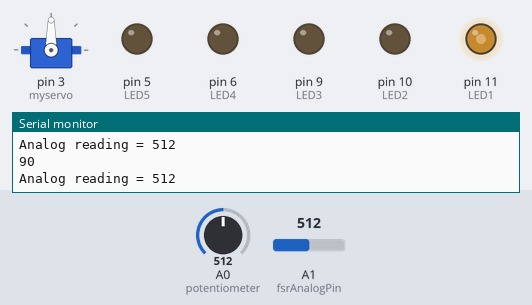
The sketch below on a simulated Arduino Uno, built with avr-gcc and run on an emulated ATmega328P. On the bench: servo, output pins drawn as LEDs (lit = HIGH), the last lines printed to the serial monitor. The test bench sets the inputs (shaded band); at power-on: A0 (potentiometer) = 512, A1 (fsrAnalogPin) = 512.

Above: at 1.2 s.
1.3 s: A0 (potentiometer) set to 62
At 1.7 s:
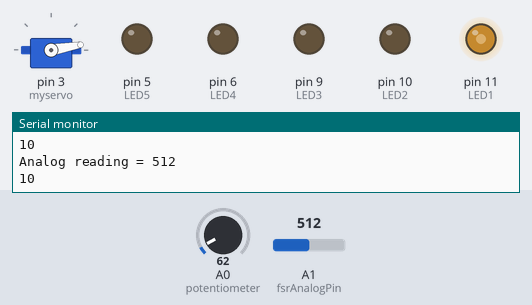
2.8 s: A0 (potentiometer) set to 51
At 3.3 s:
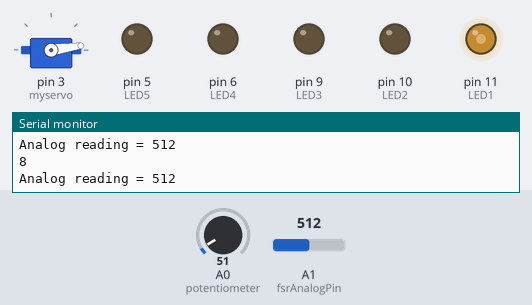
4.3 s: A1 (fsrAnalogPin) set to 104
At 4.8 s:
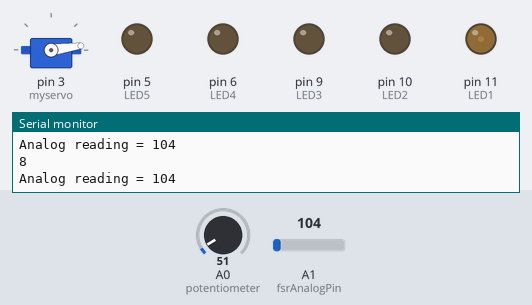
5.8 s: A1 (fsrAnalogPin) set to 90
At 6.2 s:
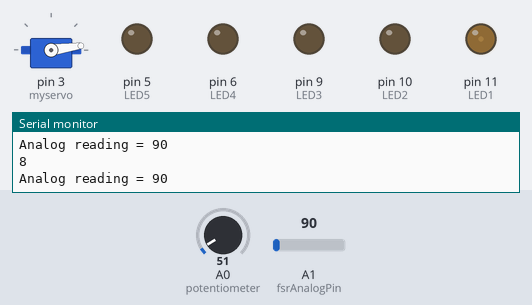
7.3 s: A0 (potentiometer) set to 122
At 8.5 s:
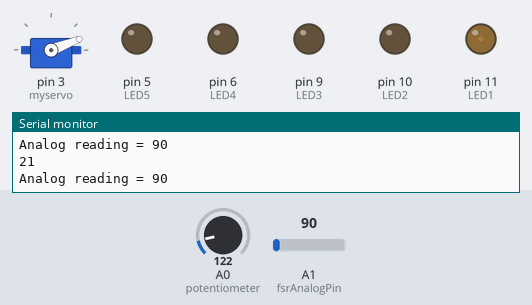
8.8 s: A1 (fsrAnalogPin) set to 11
At 9.9 s:
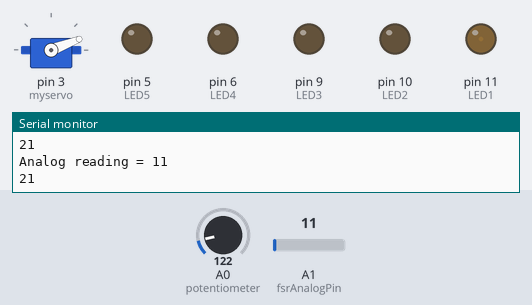
10.3 s: A1 (fsrAnalogPin) set to 8
Timing chart, 0 to 13.3 s (numbered marks = the images above; inputs shaded):
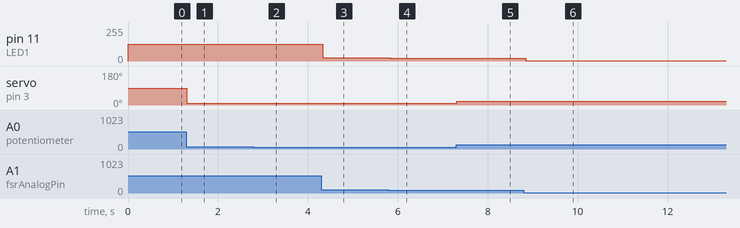

The sketch:

MidtermFlashlight-A.ino
```cpp
 #include <Servo.h>

int val;

int fsrAnalogPin = A1;
int fsrReading;
int LEDdim;

int LED1 = 11;
int LED2 = 10;
int LED3 = 9;
int LED4 = 6;
int LED5 = 5;

int LED;
int randomled;

Servo myservo;

void setup(){

  Serial.begin(9600);
  myservo.attach(3);
   pinMode(LED1, OUTPUT);
   pinMode(LED2, OUTPUT);
   pinMode(LED3, OUTPUT);
   pinMode(LED4, OUTPUT);
   pinMode(LED5, OUTPUT);

}

void loop(){

  fsrReading = analogRead(fsrAnalogPin);
  Serial.print("Analog reading = ");
  Serial.println(fsrReading);

///DIMNESS

 LEDdim = map(fsrReading, 0, 1023, 0, 255);
 analogWrite(LED1, LEDdim);

//LEDdim = map(fsrReading, 0, 1023, 0, 255);
 //analogWrite(LED2, LEDdim);

//  LEDdim = map(fsrReading, 0, 1023, 0, 255);
// analogWrite(LED3, LEDdim);
//
//  LEDdim = map(fsrReading, 0, 1023, 0, 255);
// analogWrite(LED4, LEDdim);
//
 // LEDdim = map(fsrReading, 0, 1023, 0, 255);
 //analogWrite(LED5, LEDdim);


///POTENTIOMETER
  val = analogRead(A0); //potentiometer
  val= map(val, 0, 1024, 0 , 180); // map in 0 t0 180
  myservo.write(val);
  Serial.println(val);


}
```

Measured:
- after the input at 1.3 s, servo on pin 3 (myservo): 90° → 10° at once
- after the input at 2.8 s, servo on pin 3 (myservo): 10° → 8° at once
- after the input at 4.3 s, pin 11 (LED1): 127/255 → 25/255 at once
- after the input at 5.8 s, pin 11 (LED1): 25/255 → 22/255 at once
- after the input at 7.3 s, servo on pin 3 (myservo): 8° → 21° at once
- after the input at 8.8 s, pin 11 (LED1): 22/255 → 2/255 at once
- after the input at 10.3 s, pin 11 (LED1): 2/255 → 1/255 at once
